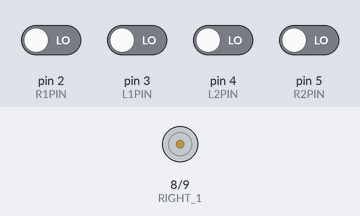
Bench run of a sketch on a simulated Arduino Uno, built with avr-gcc and run on an emulated ATmega328P. On the bench: motor-driver pin pairs drawn as motors (green arrow = first pin HIGH = forward, orange = second pin HIGH = backward, longer = more drive). The inputs (shaded band) are chosen by the test bench; at power-on: pin 2 (R1PIN), pin 3 (L1PIN), pin 4 (L2PIN), pin 5 (R2PIN) LOW.

Above: at 1.2 s.
1.3 s: pin 2 (R1PIN) driven HIGH
At 2.1 s:
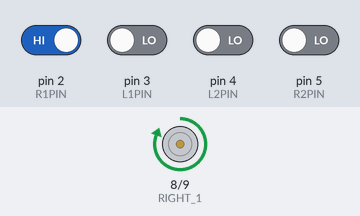
2.8 s: pin 2 (R1PIN) driven LOW
At 3.4 s:
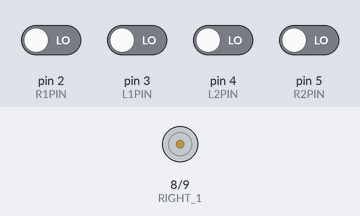
4.3 s: pin 5 (R2PIN) driven HIGH
At 4.7 s:
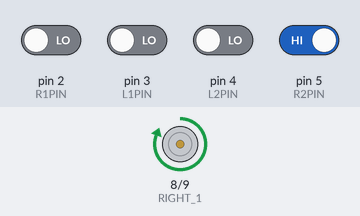
Timing chart, 0 to 7.3 s (numbered marks = the images above; inputs shaded):
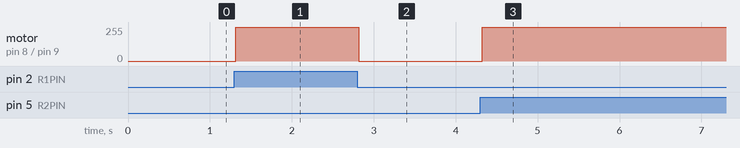

The sketch:

moto.ino
```cpp
/*
  ROBOT
*/
#include "SR04.h"
/*LEFT_1 左电机前向口
 *LEFT_2 左电机后向口
 *RIGHT_1 右电机前向口
 *RIGHT_1 右电机后向口
*/

#define LEFT_1 6
#define LEFT_2 7
#define RIGHT_1 8
#define RIGHT_2 9

/*L2PIN 左1光线传感器
 *L1PIN 左2光线传感器
 *R1PIN 右1光线传感器
 *R2PIN 右2光线传感器
*/

#define L2PIN 4
#define L1PIN 3
#define R1PIN 2
#define R2PIN 5

//单边检测到线就要触发检测?
//单边请设为true
//否则双边均检测到线才触发
bool oneSideDetectAsCross=true;

//检测车位阈值
int full_distance=3;

//检测车位计数器相关
#define MAXCROSS 10
int counter=0;
int carPos[]={};

unsigned long startTime=2000;
unsigned long stopTime=0;


#define TRIG1_PIN 10
#define ECHO1_PIN 11
#define TRIG2_PIN 12
#define ECHO2_PIN 13
#define full_distance 10
SR04 sr_R = SR04(ECHO1_PIN,TRIG1_PIN);
SR04 sr_L = SR04(ECHO2_PIN,TRIG2_PIN);


void findPath()
{
  int L1=digitalRead(L1PIN);
  int R1=digitalRead(R1PIN);
  motoStop();
  if (L1==HIGH && R1==HIGH)
  {
     forward();
  }
  else if (L1==HIGH)
  {
     rotateRight();
  }
  else if (R1==HIGH)
  {
    rotateLeft();
  }
  delay(10);
}


char R_car_test(){//检测右侧车位，返回0或1
  long D;
  Serial.println("Start");
  //delay(800);
  char n=0;
  char i=0;
  while(i<30){//检测次数
   D=sr_R.Distance();//获取右侧模块的检测距离
   if(D<full_distance) ++n;//对有效距离的次数进行累计
   ++i;
   findPath();
  }
  if(n>8) {//如果检测的有效距离次数达到一定数量
     return 1;
  }
  else{
     return 0;
  }
}

char L_car_test(){//检测左侧车位，返回0或1
  long D;
  Serial.println("Start");
  //delay(800);
  char n=0;
  char i=0;
  while(i<15){//检测次数
   D=sr_L.Distance();//获取左侧模块的检测距离
   if(D<full_distance) ++n;
   ++i;
   delay(20);
  }
  if(n>8) {
     return 1;
  }
  else{
     return 0;
  }
}


/*************************
 *void sendMsg(int count,char info)
 *发送车位检测的消息
*************************/
void sendMsg(int count,char info)
{

}


/*************************
 *void leftFd()
 *小车左轮前进
*************************/
void leftFd()
{
  digitalWrite(LEFT_1,HIGH);
  digitalWrite(LEFT_2,LOW);
}

/*************************
 *void leftFd()
 *小车右轮前进
*************************/
void rightFd()
{
  digitalWrite(RIGHT_1,HIGH);
   digitalWrite(RIGHT_2,LOW);
}

/*************************
 *void leftFd()
 *小车左轮停止
*************************/
void leftStop()
{
  digitalWrite(LEFT_1,LOW);
  digitalWrite(LEFT_2,LOW);
}

/*************************
 *void leftFd()
 *小车右轮停止
*************************/
void rightStop()
{
  digitalWrite(RIGHT_1,LOW);
  digitalWrite(RIGHT_2,LOW);
}


/*************************
 *void leftFd()
 *小车左轮后退
*************************/
void leftBd()
{
  digitalWrite(LEFT_1,LOW);
  digitalWrite(LEFT_2,HIGH);
}

/*************************
 *void leftFd()
 *小车右轮后退
*************************/
void rightBd()
{
  digitalWrite(RIGHT_1,LOW);
  digitalWrite(RIGHT_2,HIGH);
}


/*************************
 *void setup()
 *IO口初始化输入/输出
*************************/
// the setup function runs once when you press reset or power the board
void setup() {
  // initialize digital pin 13 as an output.
  pinMode(13, OUTPUT);
  pinMode(8, OUTPUT);
  pinMode(9, OUTPUT);

  pinMode(10,  OUTPUT);
  pinMode(11, INPUT);

  pinMode(2, INPUT);
  pinMode(3, INPUT);
  pinMode(4, INPUT);
  pinMode(5, INPUT);

}


/*************************
 *void forward()
 *小车前进
*************************/
void forward()
{
    leftFd();
    rightFd();
}


/*************************
 *void forward()
 *小车后退
*************************/
void backward()
{
    leftBd();
    rightBd();
}


/*************************
 *void rotateLeft()
 *小车左转
*************************/
void rotateLeft()
{
    leftStop();
    rightFd();
}


/*************************
 *void rotateRight()
 *小车右转
*************************/
void rotateRight()
{
    rightStop();
    leftFd();

}


/*************************
 *void motoStop()
 *小车停止
*************************/
void motoStop()
{
    leftStop();
    rightStop();
}


void turnLeft()
{
    motoStop();
//    int state=digitalRead(R1PIN);
//    while (state==LOW)
//    {
//      rotateRight();
//      state=digitalRead(R1PIN);
//      delay(10);
//    }
    rotateRight();
    delay(1000);
    motoStop();
    delay(100);

}

void turnRight()
{

}

bool isCarPos()
{
  int n=sizeof(carPos);
  bool res=false;
  for (int i=0;i<n;i++)
  {
    if ( counter==carPos[i] )
    {
        res=true;
        break;
    }
  }
  return res;
}


//从左到右四个传感器状态
int L2,L1,R1,R2;

// the loop function runs over and over again forever
void loop() {
  L2=digitalRead(L2PIN);
  L1=digitalRead(L1PIN);
  R1=digitalRead(R1PIN);
  R2=digitalRead(R2PIN);
  delay(10);
  motoStop();


//  if ( flag && L1==HIGH && L2==HIGH  )
//  {
//    motoStop();
//  }
//  if (L1==HIGH && L2==HIGH)
//  {
//    //仅左二传感器均探测到线，可前进
//    turnLeft();
//  }
//  else
  if (L1==HIGH && L2==HIGH && R1==HIGH && R2==HIGH)
  {
    char r_car=R_car_test();
    counter++;
    if (r_car==1)
    {
      motoStop();
      delay(2000);
    }
  }
  else if (L2==HIGH)
  {
    rotateRight();
  }
  else if (R2==HIGH)
  {
    rotateLeft();
  }
  else if (L1==HIGH && R1==HIGH)
  {
     //四个传感器均探测到线，在岔路口
     forward();
  }
  else if (L2==LOW && L1==HIGH && R1==LOW && R2==LOW)
  {
    rotateRight();
  }
  else if (L2==LOW && L1==LOW && R1==HIGH && R2==LOW)
  {
    rotateLeft();
  }
  else if (L2==LOW && L1==LOW && R1==LOW && R2==LOW)
  {
    rotateRight();

  }


  delay(10);              // 延时200ms

}
```

Measured:
- after the input at 1.3 s, motor on pin 8 (RIGHT_1) / pin 9 (RIGHT_2): stopped → forward 255/255 at once
- after the input at 2.8 s, motor on pin 8 (RIGHT_1) / pin 9 (RIGHT_2): forward 255/255 → stopped at once
- after the input at 4.3 s, motor on pin 8 (RIGHT_1) / pin 9 (RIGHT_2): stopped → forward 255/255 at once
